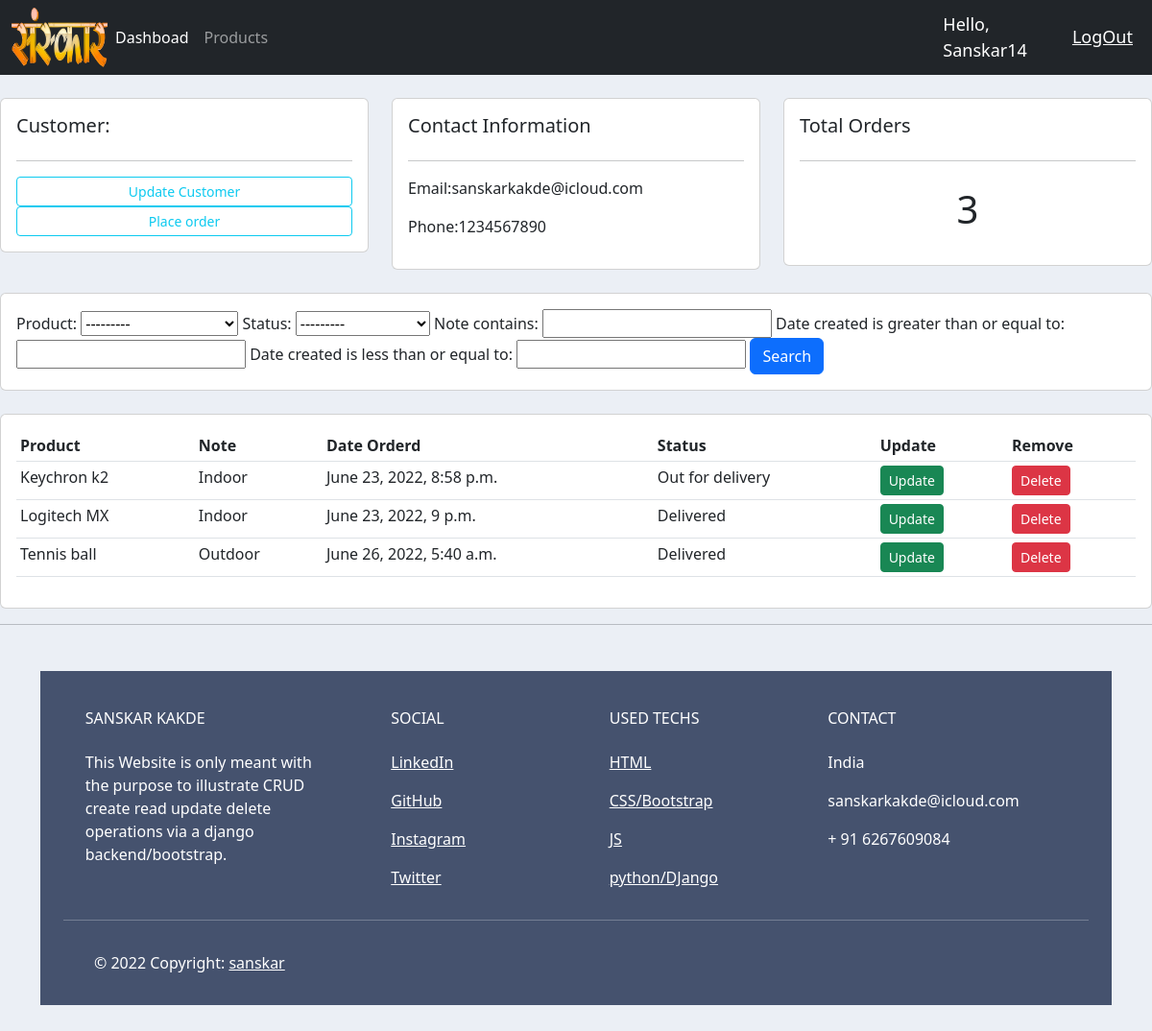
Page /customer/1/ (signed in) on the committed database.
### accounts/models.py (models this page shows, shortened)
class Customer(models.Model):
  user=models.OneToOneField(User,null=True,on_delete=models.CASCADE)
  name=models.CharField(max_length=200,null=True)
  phone=models.CharField(max_length=200,null=True)
  email=models.CharField(max_length=200,null=True)
  profile_pic=models.ImageField(default="366572.jpeg",null=True)
  date_created=models.DateTimeField(auto_now_add=True,null=True)

class order(models.Model):
  STATUS=(
    ('Pending','Pending'),
    ('Out for delivery','Out for delivery'),
    ('Delivered','Delivered')
  )
  customer=models.ForeignKey(Customer,null=True,on_delete=models.SET_NULL)
  product=models.ForeignKey(Product,null=True,on_delete=models.SET_NULL)
  date_created = models.DateTimeField(auto_now_add=True, null=True)
  status=models.CharField(max_length=200,null=True,choices=STATUS)
  note=models.CharField(max_length=200,null=True)

class Product(models.Model):
  CATEGORY = (
    ('Indoor', 'Indoor'),
    ('Outdoor', 'Outdoor'),
  )
  name=models.CharField(max_length=200,null=True)
  price=models.FloatField(null=True)
  category=models.CharField(max_length=200,null=True,choices=CATEGORY)
  description=models.CharField(max_length=200,null=True)
  date_created = models.DateTimeField(auto_now_add=True, null=True)
  tags=models.ManyToManyField(Tag)
  def __str__(self):
    return self.name

### accounts/views.py (the view)
# urls.py: path('customer/<str:pk_test>/',views.customer,name="customers"),
@login_required(login_url='login')
def customer(request, pk_test):
    customer = Customer.objects.get(id=pk_test)
    orders = customer.order_set.all()
    order_count = orders.count()
    myFilter = OrderFilter(request.GET, queryset=orders)
    orders = myFilter.qs
    context = {'customer': customer, 'orders': orders, 'order_count': order_count,
               'myFilter': myFilter}
    return render(request, 'accounts/customer.html', context)

### accounts/templates/accounts/customer.html
{%  extends 'accounts/main.html' %}
{% block content %}
    <br>
<div class="row">
	<div class="col-md">
		<div class="card card-body">
			<h5>Customer:</h5>
			<hr>
			<a class="btn btn-outline-info  btn-sm btn-block" href="">Update Customer</a>
			<a class="btn btn-outline-info  btn-sm btn-block" href="{% url 'create_order' customer.id %}">Place order</a>
		</div>
	</div>
	<div class="col-md">
		<div class="card card-body">
			<h5>Contact Information</h5>
			<hr>
			<p>Email:{{ customer.email }} </p>
			<p>Phone:{{ customer.phone }}</p>
		</div>
	</div>
	<div class="col-md">
		<div class="card card-body">
			<h5>Total Orders</h5>
			<hr>
			<h1 style="text-align: center;padding: 10px">{{ order_count }}</h1>
		</div>
	</div>
</div>
<br>
<div class="row">
	<div class="col">
		<div class="card card-body">
			<form method="get">
                {{ myFilter.form }}
		    <button class="btn btn-primary" type="submit">Search</button>
		  </form>
		</div>
	</div>
</div>
<br>
<div class="row">
	<div class="col-md">
		<div class="card card-body">
			<table class="table table-sm">
				<tr>
					<th>Product</th>
					<th>Note</th>
					<th>Date Orderd</th>
					<th>Status</th>
					<th>Update</th>
					<th>Remove</th>
				</tr>
                {% for order in orders %}
                    <tr>
                    <td>{{ order.product }}</td>
                    <td>{{ order.product.category }}</td>
                    <td>{{ order.date_created}}</td>
                    <td>{{ order.status }}</td>
                    <td><a class="btn btn-sm btn-success" href="{%url 'update_order' order.id%}">Update</a></td>
                    <td><a class="btn btn-sm btn-danger" href="{%url 'delete_order' order.id%}">Delete</a></td>
                    </tr>
                {% endfor %}
			</table>
		</div>
	</div>
</div>
{% endblock %}

### accounts/templates/accounts/navbar.html (shortened to what this page needs)
{% load static %}
<nav class="navbar navbar-expand-lg navbar-dark bg-dark">
  <div class="container-fluid">
    <img src="{% static 'images/Sanskar-TV.png' %}" style="width:100px;height:auto">
    <div class="collapse navbar-collapse" id="navbarNav">
      <ul class="navbar-nav">
        <li class="nav-item">
          <a class="nav-link active" aria-current="page" href="{% url 'home' %}">Dashboad</a>
        </li>
        <li class="nav-item">
          <a class="nav-link" href="{% url 'products' %}">Products</a>
        </li>
      </ul>
    </div>
  </div>
    <span class="hello-msg">Hello, {{ request.user }}</span>
    <span><a class="hello-msg" href="{%  url 'logout' %}">LogOut</a></span>
</nav>

### static/css/main.css (style rules this page uses)
body { background-color: #ebeff5; }

### accounts/templates/accounts/navbar.html (style rules this page uses)
.hello-msg { font-size:18px; color:#fff; margin-right:20px; }

### rows in the picture
Customer: email "sanskarkakde@icloud.com", phone "1234567890"
order: product "Keychron k2", product.category "Indoor", date_created "June 23, 2022, 8:58 p.m.", status "Out for delivery"
order: product "Logitech MX", product.category "Indoor", date_created "June 23, 2022, 9 p.m.", status "Delivered"
order: product "Tennis ball", product.category "Outdoor", date_created "June 26, 2022, 5:40 a.m.", status "Delivered"

### other values in the picture
{{ request.user }} "Sanskar14"
{{ order_count }} "3"
